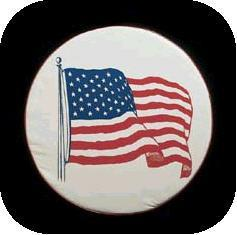
#> input picture python/002_0038.jpg, 237 x 235 px
$ python test_aamed.py
#> lines starting #> are read from the running program, lines starting #| are printed output that depends on the picture
from pyAAMED import pyAAMED
import cv2


imgC = cv2.imread('002_0038.jpg')
#> imgC is the input picture: shape (235, 237, 3); mean B, G, R 97.3, 97.2, 105.5
imgG = cv2.cvtColor(imgC, cv2.COLOR_BGR2GRAY)
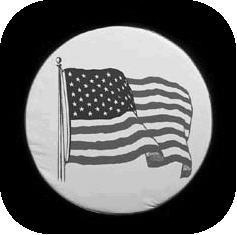
#> imgG: shape (235, 237); min 0, max 255, mean 99.7

#> (the run stopped early here; a loop or call above may not have finished)
